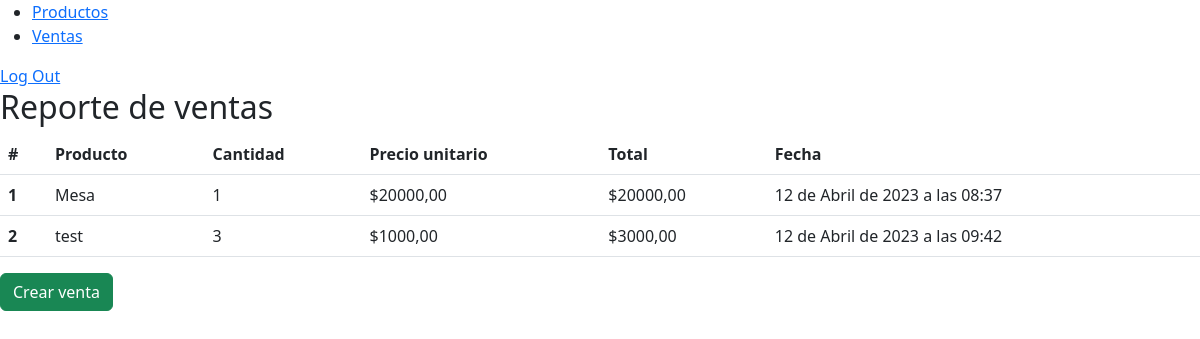
The page /reporte_ventas/ (signed in) on the database as committed earlier.
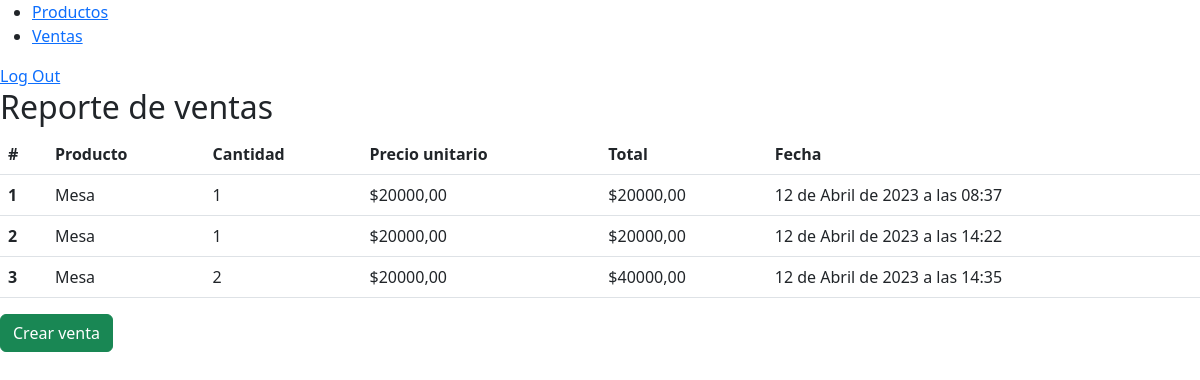
The same page on the database as committed later.
### Inventario/models.py (models this page shows, shortened)
class Venta(models.Model):
    producto = models.ForeignKey(Producto, on_delete=models.CASCADE)
    fecha_venta = models.DateTimeField(default=timezone.now)
    cantidad = models.IntegerField()

class Producto(models.Model):
    nombre = models.CharField(max_length=100)
    descripcion = models.TextField()
    precio = models.DecimalField(max_digits=8, decimal_places=2)
    cantidad = models.IntegerField()
    def __str__(self):
        return self.nombre

### Inventario/views.py (the view)
# urls.py: path('reporte_ventas/', views.reporte_ventas, name='reporte_ventas'),
@login_required
def reporte_ventas(request):
    ventas = Venta.objects.all()
    for venta in ventas:
        venta.precio_unitario = venta.producto.precio
        venta.total = venta.cantidad * venta.precio_unitario
    return render(request, 'Inventario/reporte_ventas.html', {'ventas': ventas})

### Inventario/templates/Inventario/reporte_ventas.html
{% extends 'Inventario/base.html' %}
{% block content %}
  <h2>Reporte de ventas</h2>
  <table class="table">
    <thead>
      <tr>
        <th scope="col">#</th>
        <th scope="col">Producto</th>
        <th scope="col">Cantidad</th>
        <th scope="col">Precio unitario</th>
        <th scope="col">Total</th>
        <th scope="col">Fecha</th>
      </tr>
    </thead>
    <tbody>
      {% for venta in ventas %}
      <tr>
        <th scope="row">{{ forloop.counter }}</th>
        <td>{{ venta.producto }}</td>
        <td>{{ venta.cantidad }}</td>
        <td>${{ venta.precio_unitario }}</td>
        <td>${{ venta.total }}</td>
        <td>{{ venta.fecha_venta }}</td>
      </tr>
      {% empty %}
      <tr>
        <td colspan="6">No hay ventas registradas.</td>
      </tr>
      {% endfor %}
    </tbody>
  </table>
  <a href="{% url 'crear_venta' %}" class="btn btn-success">Crear venta</a>
{% endblock %}

Rows that differ between the two databases and show on the page:
removed Venta: producto "test", cantidad "3", precio_unitario "1000,00", total "3000,00", fecha_venta "12 de Abril de 2023 a las 09:42"
added Venta: producto "Mesa", cantidad "1", precio_unitario "20000,00", total "20000,00", fecha_venta "12 de Abril de 2023 a las 14:22"
added Venta: producto "Mesa", cantidad "2", precio_unitario "20000,00", total "40000,00", fecha_venta "12 de Abril de 2023 a las 14:35"
